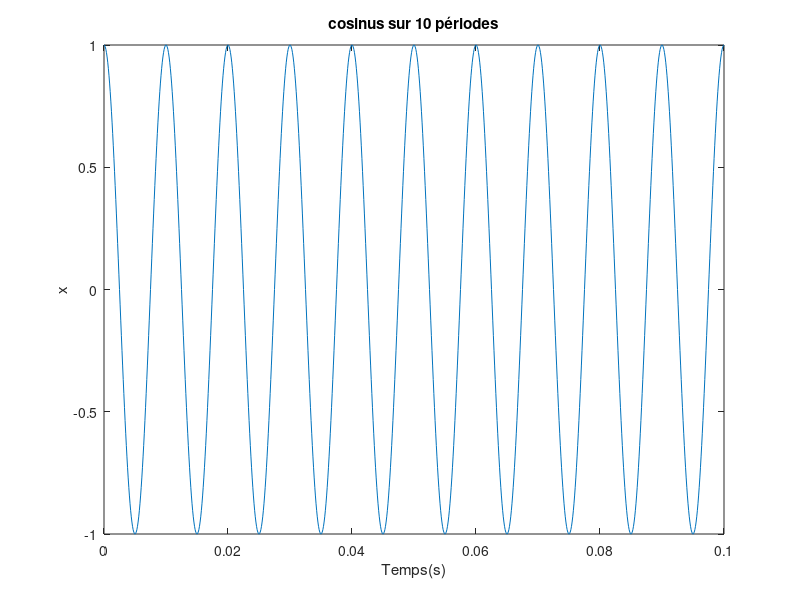
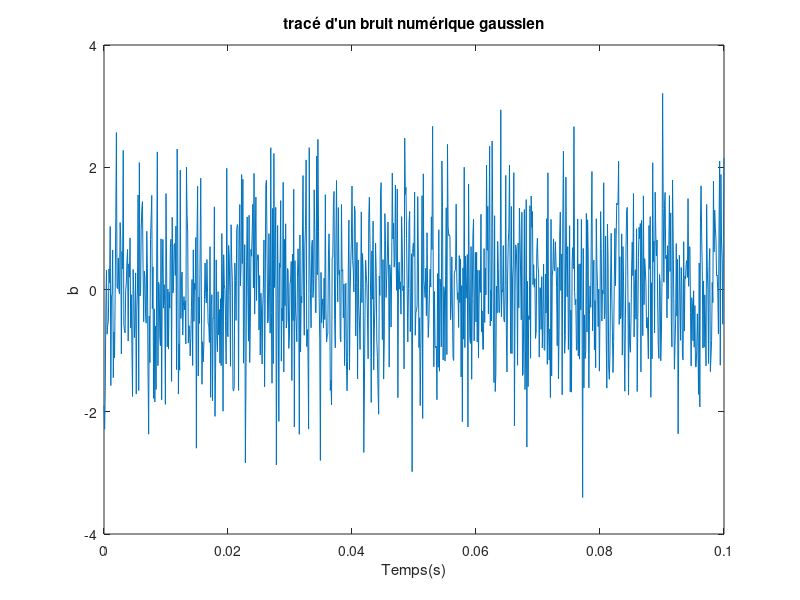
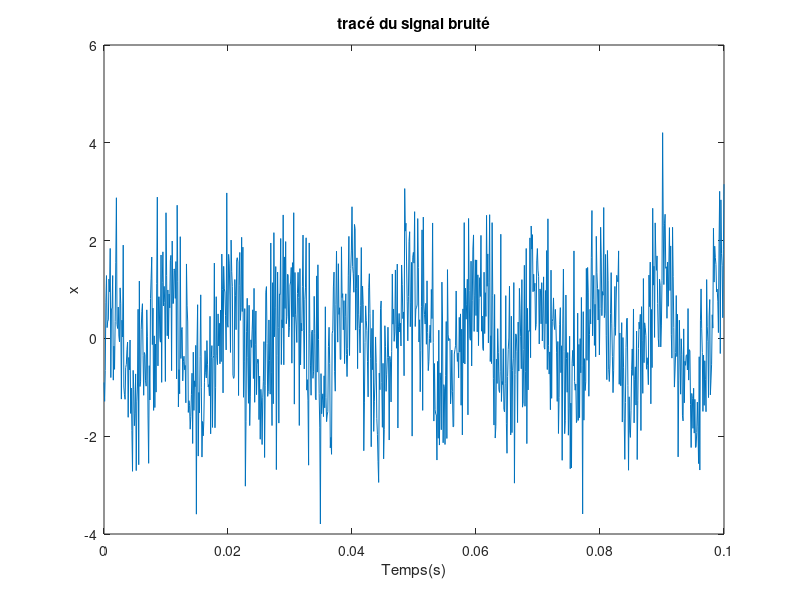
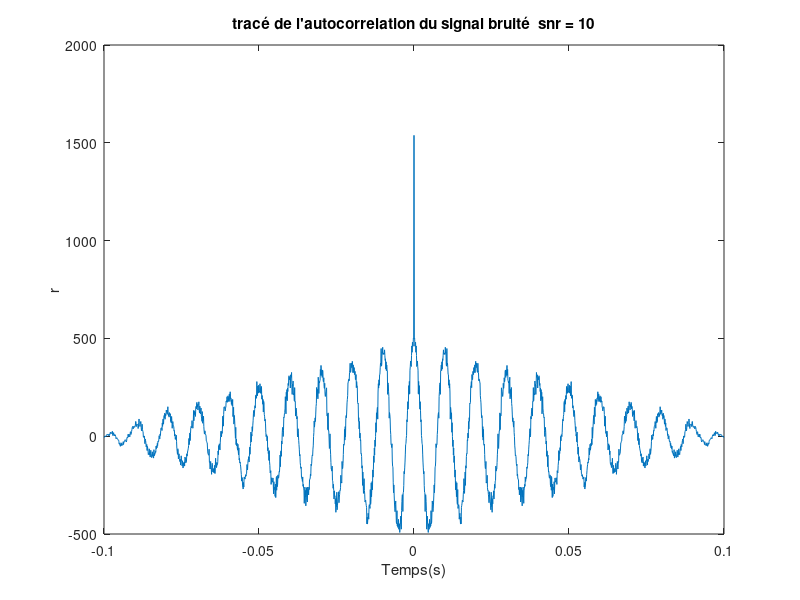

The MATLAB script that drew these images, in order:
%Osman Younes

%Paramètres en système international
f0=100;       %fréquence du cosinus 
Fe=10000;    %fréquence d'échantillonnage
Te=1/Fe;     %période d'échantillonnage
T0=1/f0 ;     %période du cosinus
N=(10*T0)/Te ;       %Nombre d'échantillons pour afficher le cosinus sur 10 périodes 
%Génération du signal
x=cos(2*pi*f0*[0:Te:N*Te]);
%Tracé du signal
figure(1)
plot([0:Te:N*Te],x)
title("cosinus sur 10 périodes")
xlabel("Temps(s)")
ylabel("x")
%Génération et tracé d'un brbonne journéeuit numérique
Pb = 1 % puissance du  bruit
b = sqrt(Pb) * randn(1,length(x));
figure(2)
plot([0:Te:N*Te],b)
title("tracé d'un bruit numérique gaussien")
xlabel("Temps(s)")
ylabel("b")
%Génération et tracé d'un signal bruité 
Ps=mean(abs(x).^2);%Puissance du signal
snr=10;%rapport signal sur bruit en decibel
Pb=Ps / (10^(snr/10));
x=x+b;%on rajoute du bruit au cosinus
figure(3)
plot([0:Te:N*Te],x)
title("tracé du signal bruité")
xlabel("Temps(s)")
ylabel("x")

%Estimation et tracé d'un fonction d'autocorrelation
r=xcorr(x) % autocorrelation biaisée  car  l'esperance de l'estimateur est differente de l'autocorrelation
% Le fait que l'autocorrelation soit biaisée n'est pas génant ( meilleur
% compromis biais variance)
% cosinus tend vers 0 dans les bords
figure(4)
plot([-N*Te:Te:N*Te],r)
title("tracé de l'autocorrelation du signal bruité  snr = 10")
xlabel("Temps(s)")
ylabel("r")
% Modification du rapport signal sur bruit à -10 et tracé du nouveau signal
% bruité ainsi que la fonction d'autocorrelation
snr = -10;
x=cos(2*pi*f0*[0:Te:N*Te]);
Ps=mean(abs(x).^2);
Pb=Ps / (10^(snr/10));
b = sqrt(Pb) * randn(1,length(x));
x=x+b;
r=xcorr(x);
figure(5)
plot([0:Te:N*Te],x)
title("tracé du signal bruité  snr = -10")
xlabel("Temps(s)")
ylabel("x")
figure(6)
plot([-N*Te:Te:N*Te],r)
title("tracé de l'autocorrelation du signal bruité  snr = -10")
xlabel("Temps(s)")
ylabel("r")
%Estimation de la densité spectrale de puissance en utilisant un
%periodogramme puis un correlogramme
snr = 10;
x=cos(2*pi*f0*[0:Te:N*Te]);
Ps=mean(abs(x).^2);
Pb=Ps / (10^(snr/10));
b = sqrt(Pb) * randn(1,length(x));
x=x+b;
r=xcorr(x);
sp=(1/length(x))*(abs(fft(x)).^2); % densité spectrale de puissance calculée par la formule du periodogramme
sc=abs(fft(r));% dsp calculée par la formule du correlogramme
%tracé de la dsp en fonction de la fréquence dans la même figure en echelle
%semi log
figure(7)
semilogy(linspace(-Fe/2,Fe/2,length(x)),sp,'r',linspace(-Fe/2,Fe/2,length(r)),sc,'b')
title("dsp periodogramme et correlogramme")
xlabel("Fréquence en Hz")
ylabel("sp et sc")
legend("periodogramme","correlogramme")

%Tracé de la dsp en échelle de fréquence normalisé
figure(8)
semilogy(linspace(-0.5,0.5,length(x)),sp,'r',linspace(-0.5,0.5,length(r)),sc,'b')
title("dsp periodogramme et correlogramme")
xlabel("Fréquence normalisée")
ylabel("sp et sc")
legend("periodogramme","correlogramme")
